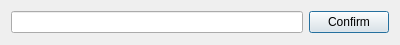
<?xml version="1.0" encoding="UTF-8"?>
<ui version="4.0">
 <class>Dialog</class>
 <widget class="QDialog" name="Dialog">
  <property name="geometry">
   <rect>
    <x>0</x>
    <y>0</y>
    <width>400</width>
    <height>45</height>
   </rect>
  </property>
  <property name="minimumSize">
   <size>
    <width>400</width>
    <height>45</height>
   </size>
  </property>
  <property name="maximumSize">
   <size>
    <width>400</width>
    <height>45</height>
   </size>
  </property>
  <property name="windowTitle">
   <string>Login</string>
  </property>
  <property name="windowIcon">
   <iconset>
    <normaloff>../resources/logo.png</normaloff>../resources/logo.png</iconset>
  </property>
  <layout class="QGridLayout" name="gridLayout">
   <item row="0" column="0">
    <widget class="QLineEdit" name="TXT_pswd"/>
   </item>
   <item row="0" column="1">
    <widget class="QPushButton" name="BTN_confirm">
     <property name="text">
      <string>Confirm</string>
     </property>
    </widget>
   </item>
  </layout>
 </widget>
 <resources/>
 <connections/>
</ui>
